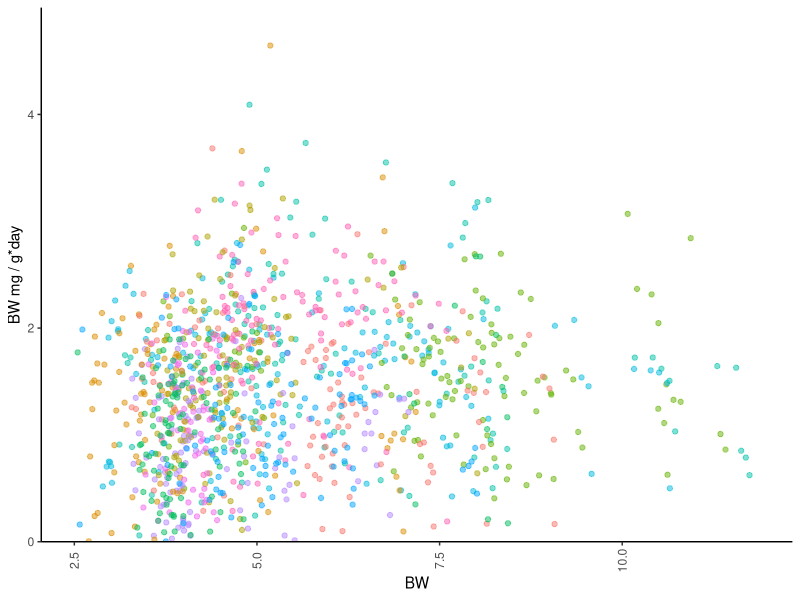
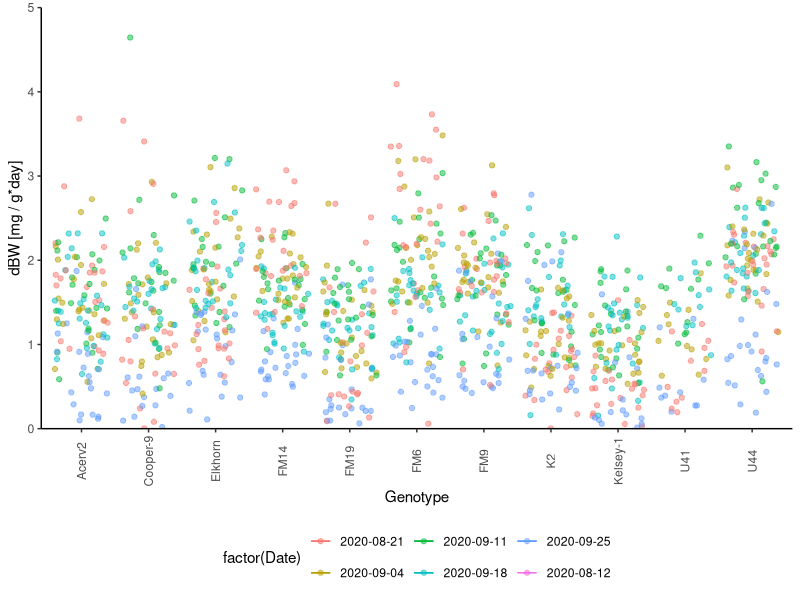
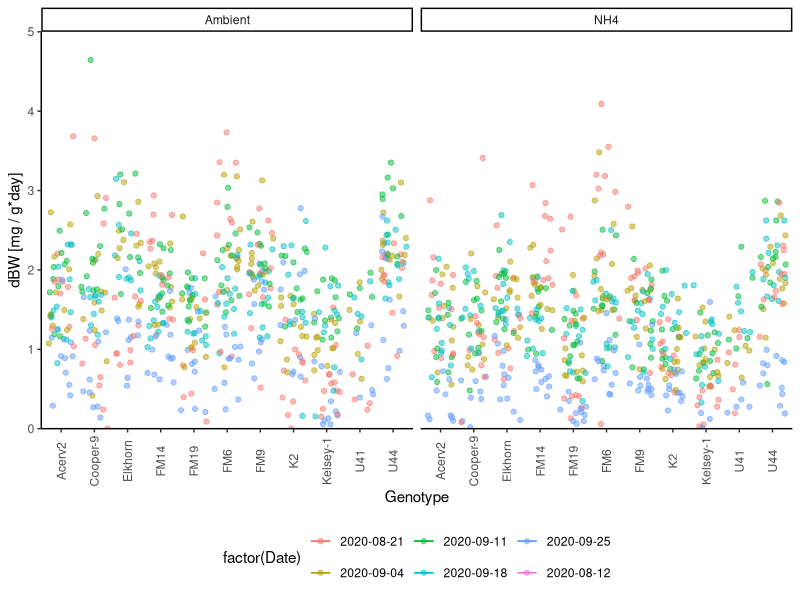
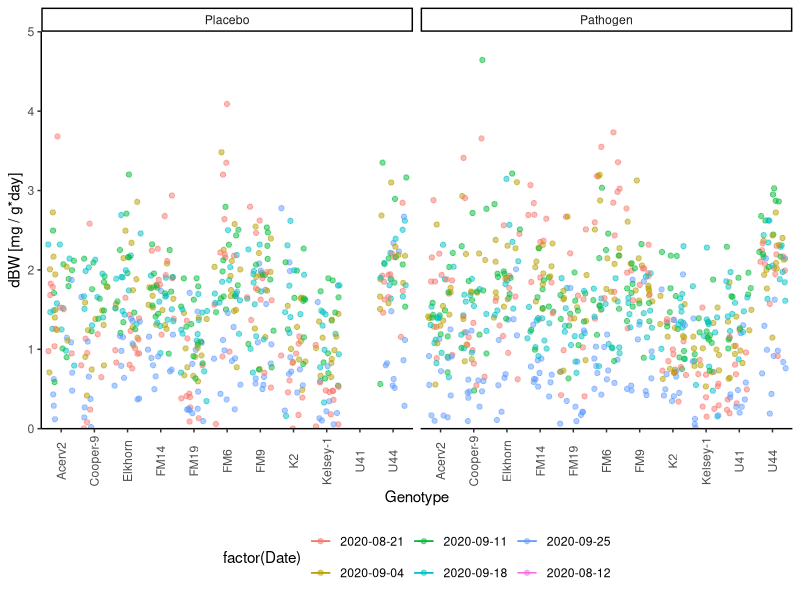
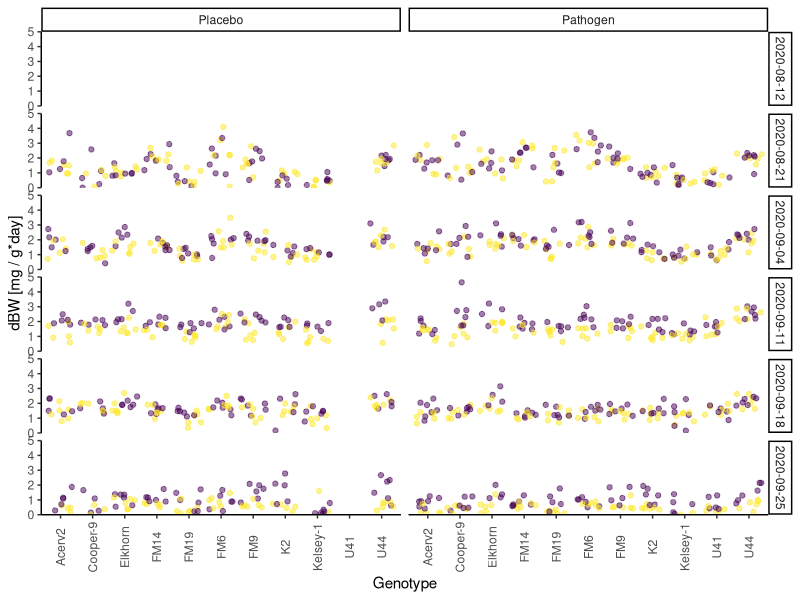
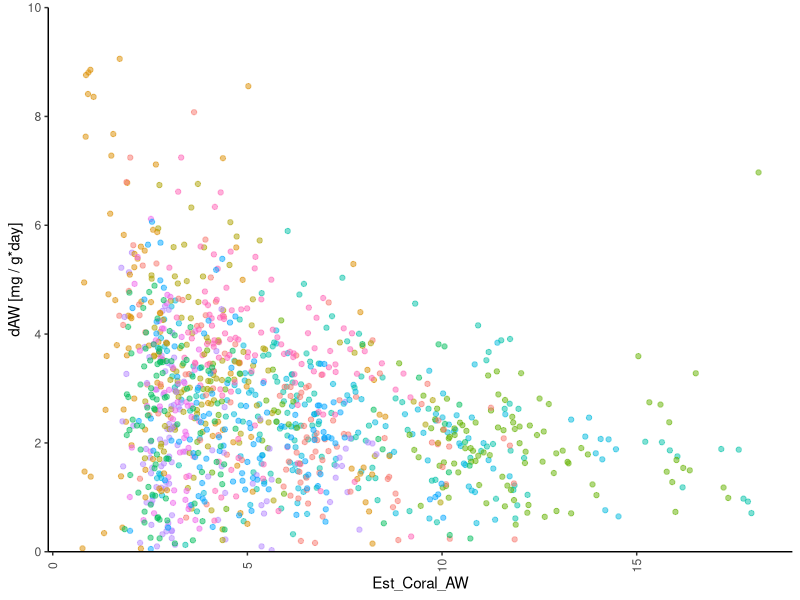
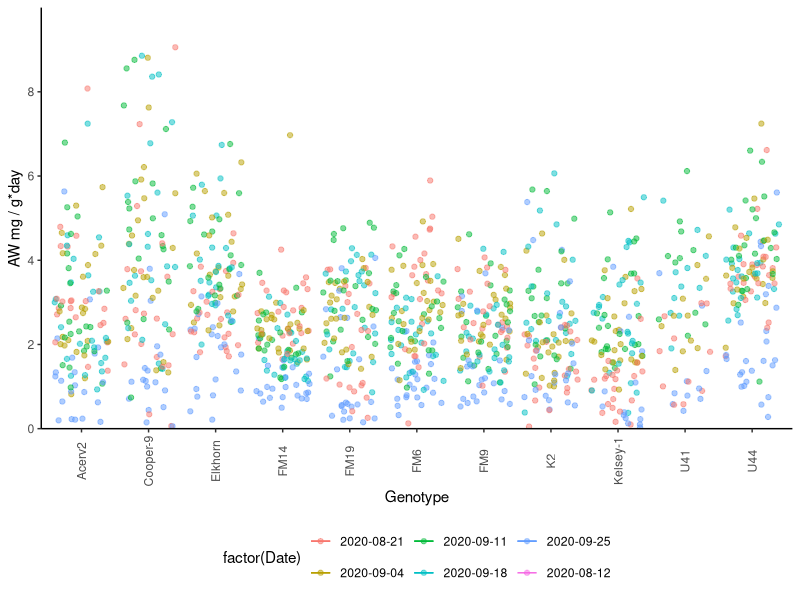
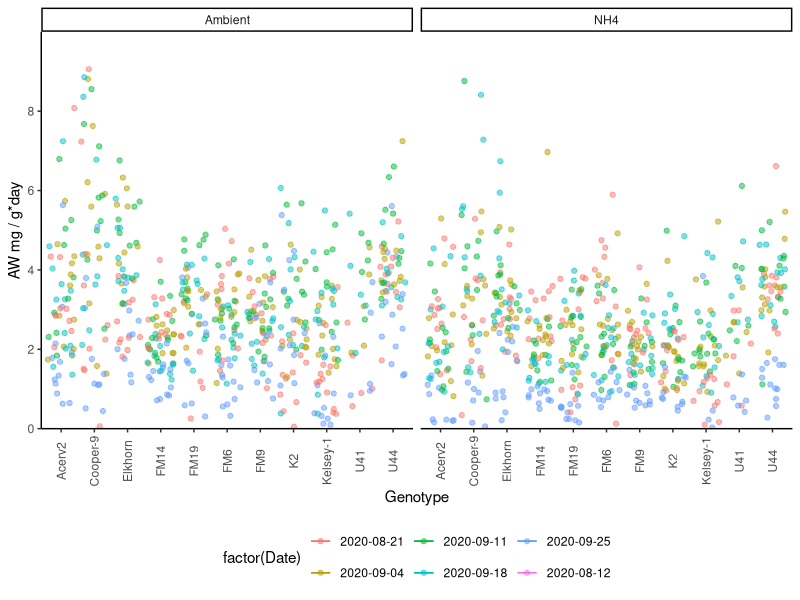

Write R code to recreate these figures, in order.
## ---- chunk 1
knitr::opts_chunk$set(echo = TRUE, warning=FALSE, message=FALSE) 
                      #fig.width=4, fig.height=3 )
## ---- chunk 2

# Libraries
  library(reshape2)
  library(tidyverse)

# Graphs

theme_set (theme_classic() + theme(panel.grid.major = element_blank(),
                              panel.grid.minor = element_blank(), 
                              axis.line = element_line(colour = "black"),
                              legend.position="none",
                              axis.text.x = element_text(angle = 90, vjust = 0.5),
                              plot.title = element_text(size=12, face="bold"),
                              #panel.border = element_rect(colour = "black", fill=NA, size=1)
                              panel.border = element_blank()
                              ))

    
# Data    
  # Fragment list
  #CurrentFragments<-read.csv("8.Metadata/Frag_assignments.csv", header = T)

  # Collection information
  #Location<-read.csv("8.Metadata/Genotypes.csv", header = T)
## ---- chunk 3

# Treatment Info
  Treatment<-read.csv("Data/Treatments.csv")
  #duplicated(Treatment$Tag)
  Treatment<-Treatment[!duplicated(Treatment$Tag), ]
  #duplicated(Treatment$Tag)
  summary(Treatment)

# Tags weight
  Tags<-read.csv("Data/Tags_W.csv")
  #duplicated(Tags$Tag)
  Tags<-Tags[!duplicated(Tags$Tag), ]
  #duplicated(Tags$Tag)
  summary(Tags)
  
  Tags$SW_den<-(999.842594+0.06793952*(Tags$Temperature)-0.00909529*(Tags$Temp)^2+0.0001001685*
    (Tags$Temperature)^3-0.000001120083*(Tags$Temperature)^4+0.000000006536332*(Tags$Temp)^5+(0.824493-0.0040899*
    (Tags$Temperature)+0.000076438*(Tags$Temperature)^2-0.00000082467*(Tags$Temperature)^3+0.0000000053875*
    (Tags$Temperature)^4)*(Tags$Salinity)+(-0.00572466+0.00010227*(Tags$Temperature)-0.0000016546*
    (Tags$Temperature)^2)* (Tags$Salinity)^1.5+0.00048314*(Tags$Salinity)^2)*0.001
  
   #Tags$Estimated_Density<-(-Tags$SW_den/((Tags$T_BW/Tags$T_AW)-1))
   
  Tags %>%
      group_by(T_Type) %>%
      summarise_at(vars(T_AW, T_BW), funs(mean(., na.rm=TRUE)))

## ---- chunk 4

# 1. BW data
  BW_Tall<-read.csv("Data/BW_ Long_data.csv")
  
  #BW_Tall$Estimated.W.density[BW_Tall$Estimated.W.density == "#VALUE!" ] <-NA
  #BW_Tall$Estimated.W.density<-as.numeric(as.character(BW_Tall$Estimated.W.density))
  
  #BW_Tall$Estimated_AW [BW_Tall$Estimated_AW == "#VALUE!" ] <-NA
  #BW_Tall$Estimated_AW<-as.numeric(as.character(BW_Tall$Estimated_AW))
  
# 2. Data clean-up an types: 
  
  # Variable types 
    #BW_Tall$Time <- as.factor(BW_Tall$Time)
    #BW_Tall$Time<-as.numeric(BW_Tall$Time)
    BW_Tall$Date<-as.Date(BW_Tall$Date, "%Y-%m-%d")
    BW_Tall$Day<-(as.numeric(BW_Tall$Date)-18486)
  
  # Remove-unused data    
    #Extras <- BW_Tall[which (BW_Tall$Nutrients=="Extra"), ]
    #BW_Tall <- droplevels(BW_Tall[!rownames(BW_Tall) %in%
    #                                   rownames(Extras), ])

# 3. Merge with treatments
    BW_Tall<-plyr::join(BW_Tall, Treatment, by = "Tag", 
                type = "left", match = "all")

    BW_Tall<-plyr::join(BW_Tall, Tags, by = "Tag", 
                type = "left", match = "all")
    
    BW_Tall$Nutrients<-factor(BW_Tall$Nutrients, 
                             levels= c("Ambient", "NH4"), ordered=TRUE)
    BW_Tall$Disease<-factor(BW_Tall$Disease, 
                             levels= c("Placebo", "Pathogen"), ordered=TRUE)

# 4. Replicates
    BW_Tall$Tank<-factor(BW_Tall$Tank, ordered=FALSE)
    BW_Tall$Genotype<-factor(BW_Tall$Genotype, ordered=FALSE)

    summary(BW_Tall)

## ---- chunk 5
    
BW.data<-BW_Tall[order(BW_Tall$Tag), ]

# 3. Calculate days bw BW data points
BW.data<-BW.data %>%
  group_by(Tag) %>%
  dplyr::mutate(Days = Day - lag(Day, default = Day[1]))

# 4. Calculate change in BW bw data points
BW.data<-BW.data %>%
  group_by(Tag) %>%
  dplyr::mutate(dBW = BW - lag(BW, default = BW[1]))

BW.data<-BW.data %>%
  group_by(Tag) %>%
  dplyr::mutate(dBW_r = dBW/(Days*lag(BW, default = BW[1])))

BW.data$dBW_r<-BW.data$dBW_r*1000

summary(BW.data)

BW.data<-BW.data[which(BW.data$Available!="Dead"),]
BW.data<-BW.data[which(BW.data$Available!="Extra?"),]
## ---- chunk 6
SizeBiasCheck<- ggplot(BW.data, aes (BW, dBW_r, colour=factor(Genotype))) +
  #geom_smooth(method = "lm")+
  geom_jitter(alpha=0.5) + 
  scale_y_continuous(limits = c(0, 5),
                         breaks = seq(0, 6,2),  
                         expand = c(0, 0),
                         name=("BW mg / g*day"))
SizeBiasCheck
## ---- chunk 7
 
BW_Genet<- ggplot(BW.data, aes (Genotype, dBW_r, colour=factor(Date))) +
  stat_summary(fun.data = "mean_cl_boot",geom = "errorbar", width = 0.2 )+
  stat_summary(fun.y=mean, geom="line") + 
  geom_jitter(alpha=0.5) +
  scale_y_continuous(limits = c(0, 5),
                         breaks = seq(0, 5,1),  
                         expand = c(0, 0),
                         name=("dBW [mg / g*day]"))+
  theme(legend.position = "bottom")
  
BW_Genet
BW_Genet+ facet_wrap(~Nutrients)
BW_Genet+ facet_wrap(~Disease)
#BW_Genet+ facet_wrap(Nutrients~Disease)
## ---- chunk 8
BW_Bias<- ggplot(BW.data, aes (Genotype, dBW_r, colour=factor(Nutrients))) +
  stat_summary(fun.data = "mean_cl_boot",geom = "errorbar", width = 0.2 )+
  stat_summary(fun.y=mean, geom="line") + 
  geom_jitter(alpha=0.5) +
  scale_y_continuous(limits = c(0, 5),
                         breaks = seq(0, 5,1),  
                         expand = c(0, 0),
                         name=("dBW [mg / g*day]"))
BW_Bias + facet_grid(Date~Disease)

## ---- chunk 9

# 1. Coral BW
  BW.data$Coral_BW<-(BW.data$BW)-(BW.data$T_BW)

# 2. Water density

  BW.data$SW_den<-(999.842594+0.06793952*(BW.data$Temp)-0.00909529*(BW.data$Temp)^2+0.0001001685*
    (BW.data$Temp)^3-0.000001120083*(BW.data$Temp)^4+0.000000006536332*(BW.data$Temp)^5+(0.824493-0.0040899*
    (BW.data$Temp)+0.000076438*(BW.data$Temp)^2-0.00000082467*(BW.data$Temp)^3+0.0000000053875*(BW.data$Temp)^4)*
    (BW.data$Salinity)+(-0.00572466+0.00010227*(BW.data$Temp)-0.0000016546*(BW.data$Temp)^2)*
    (BW.data$Salinity)^1.5+0.00048314*(BW.data$Salinity)^2)*0.001
    
# 3. Coral air weight
  BW.data$Est_Coral_AW<-(BW.data$Coral_BW)*(1/(1-(BW.data$SW_den)/2.4))
  
# 4. Calculate change in AW bw data points
  BW.data<-BW.data %>%
    dplyr::group_by(Tag) %>%
    dplyr::mutate(dAW = Est_Coral_AW - lag(Est_Coral_AW, default = Est_Coral_AW[1]))

BW.data<-BW.data %>%
  group_by(Tag) %>%
  dplyr::mutate(dAW_r = dAW/(Days*lag(Est_Coral_AW, default = Est_Coral_AW[1])))


BW.data$dAW_r<-BW.data$dAW_r*1000

summary(BW.data)

BW.CRF<-BW.data[which(BW.data$Genotype=='K2'|
                      BW.data$Genotype=='U41'|
                      BW.data$Genotype=='U44'), ]

BW.UM<-BW.data[which(BW.data$Genotype=='Acerv2'|
                      BW.data$Genotype=='Cooper-9'|
                      BW.data$Genotype=='Elkhorn'|
                      BW.data$Genotype=='Kelsey-1'), ]

BW.FWC<-BW.data[which(BW.data$Genotype=='FM14'|
                      BW.data$Genotype=='FM6'|
                      BW.data$Genotype=='FM9'), ]

## ---- chunk 10
SizeBiasCheck<- ggplot(BW.data, aes (Est_Coral_AW, dAW_r, colour=factor(Genotype))) +
  #stat_summary(fun.data = "mean_cl_boot",geom = "errorbar", width = 0.2 )+
  #stat_summary(fun.y=mean, geom="line") + 
  geom_jitter(alpha=0.5) + 
  scale_y_continuous(limits = c(0, 10),
                         breaks = seq(0, 10,2),  
                         expand = c(0, 0),
                         name=("dAW [mg / g*day]"))
SizeBiasCheck
## ---- chunk 11
 
AW_Genet<- ggplot(BW.data, aes (Genotype, dAW_r, colour=factor(Date))) +
  stat_summary(fun.data = "mean_cl_boot",geom = "errorbar", width = 0.2 )+
  stat_summary(fun.y=mean, geom="line") + 
  theme(legend.position = "none")+
  geom_jitter(alpha=0.5) + theme(legend.position = "bottom")+
  scale_y_continuous(limits = c(0, 10),
                         breaks = seq(0, 8,2),  
                         expand = c(0, 0),
                         name=("AW mg / g*day"))
  
AW_Genet
AW_Genet+ facet_wrap(~Nutrients)
AW_Genet+ facet_wrap(~Disease)

AW_Genet2<- ggplot(BW.data, aes (Date, dAW_r, colour=Genotype)) +
  stat_summary(fun.data = "mean_cl_boot",geom = "errorbar", width = 0.2 )+
  stat_summary(fun.y=mean, geom="line") + 
  theme(legend.position = "none")+
  geom_jitter(shape=21, alpha=0.3)+
  scale_y_continuous(limits = c(0, 10),
                         breaks = seq(0, 10,2),  
                         expand = c(0, 0),
                         name=("AW mg / g*day"))+
  theme(legend.position = "bottom")
 
AW_Genet2
AW_Genet2 + facet_wrap(~Tank)
AW_Genet2 + facet_wrap(~Nutrients)

## ---- chunk 12
BW_Frag<- ggplot(BW.data, aes (Date, dAW_r, group=(Tag),
                                    colour=factor(Genotype))) + 
      geom_line()+
      geom_hline(yintercept = 0, linetype=3)+
      
      #scale_x_continuous(name="Days", 
       #                  breaks = seq(0, 30, by=15)) +
      scale_y_continuous(name="Growth (mg / g d)", 
                         limits = c(-2, 10),
                         breaks = seq(-1, 10, by=1)) +
    
    theme(legend.position="bottom",
        legend.title = element_blank(), 
        strip.background =element_rect(fill=NA)) 
BW_Frag+facet_wrap(Nutrients~Genotype)
## ---- chunk 13
AW_Tank<- ggplot(BW.data, aes (Tank, dAW_r)) +
  stat_summary(fun.data = "mean_cl_boot",geom = "errorbar", width = 0.2 )+
  stat_summary(fun.y=mean, geom="line") + 
  scale_y_continuous(limits = c(0, 10),
                         breaks = seq(0, 10,2),  
                         expand = c(0, 0),
                         name=("Growth rate (mg / g day)"))+
  geom_jitter(aes(colour=Genotype), shape=21, alpha=0.3)+
  facet_wrap(~Date) +
  theme(legend.position = "bottom")
AW_Tank

#AW_Tank+ facet_wrap(Date~Nutrients)
#AW_Tank+ facet_wrap(Date~Disease)

AW_Disease<- ggplot(BW.data, aes (Date, dAW_r, colour=Genotype)) +
  stat_summary(fun.data = "mean_cl_boot",geom = "errorbar", width = 0.2 )+
  stat_summary(fun.y=mean, geom="line") + 
  scale_y_continuous(limits = c(-3, 10),
                         breaks = seq(-3, 10,2),  
                         expand = c(0, 0),
                         name=("Growth rate (mg/g day)"))+
  geom_jitter(alpha=0.3)+
  theme(legend.position = "bottom")
AW_Disease

## ---- chunk 14
AW_Disease<- ggplot(BW.data, aes (Date, dAW_r, colour=Tank)) +
  stat_summary(fun.data = "mean_cl_boot",geom = "errorbar", width = 0.2 )+
  stat_summary(fun.y=mean, geom="line") + 
  scale_y_continuous(limits = c(-3, 10),
                         breaks = seq(-3, 10,2),  
                         expand = c(0, 0),
                         name=("Growth rate (mg/g day)"))+
  geom_jitter(alpha=0.3, shape=21)+
  theme(legend.position = "bottom")
AW_Disease

AW_Disease + facet_wrap(~Nutrients)
AW_Disease + facet_wrap(Date~Disease)

## ---- chunk 15
AW_Disease<- ggplot(BW.data, aes (Date, dAW_r, group=Tag, 
                                  colour=Nutrients)) +
  stat_summary(fun.data = "mean_cl_boot",geom = "errorbar", width = 0.2 )+
  stat_summary(fun.y=mean, geom="line") + 
  scale_y_continuous(limits = c(-3, 10),
                         breaks = seq(-3, 10,2),  
                         expand = c(0, 0),
                         name=("Growth rate (mg/g day)"))+
  geom_jitter(alpha=0.3)+
  theme(legend.position = "bottom")
AW_Disease

AW_Disease + facet_wrap(~Tank)
AW_Disease + facet_wrap(Nutrients~Disease)

## ---- chunk 16
AW_Bias<- ggplot(BW.data, aes (Date, dAW_r, colour=factor(Genotype), shape=(Nutrients))) +
  stat_summary(fun.data = "mean_cl_boot",geom = "errorbar", width = 0.2 )+
  stat_summary(fun.y=mean, geom="line") + 
  geom_jitter(alpha=0.5) +
  scale_y_continuous(limits = c(0, 5),
                         breaks = seq(0, 5,1),  
                         expand = c(0, 0),
                         name=("dBW [mg / g*day]"))
AW_Bias + facet_grid(~Disease)+
  theme(legend.position = "bottom")


#Summary<-BW.data %>% group_by(Genotype, Nutrients, Disease) %>% count(Date)
#BW_Tall2<-BW.data %>% group_by(Disease, Genotype, Nutrients) %>% add_count(Date)
#write.csv(Summary, "numbers.csv")

## ---- chunk 17
# Creates bibliography 
#knitr::write_bib(c(.packages()), "packages.bib")
